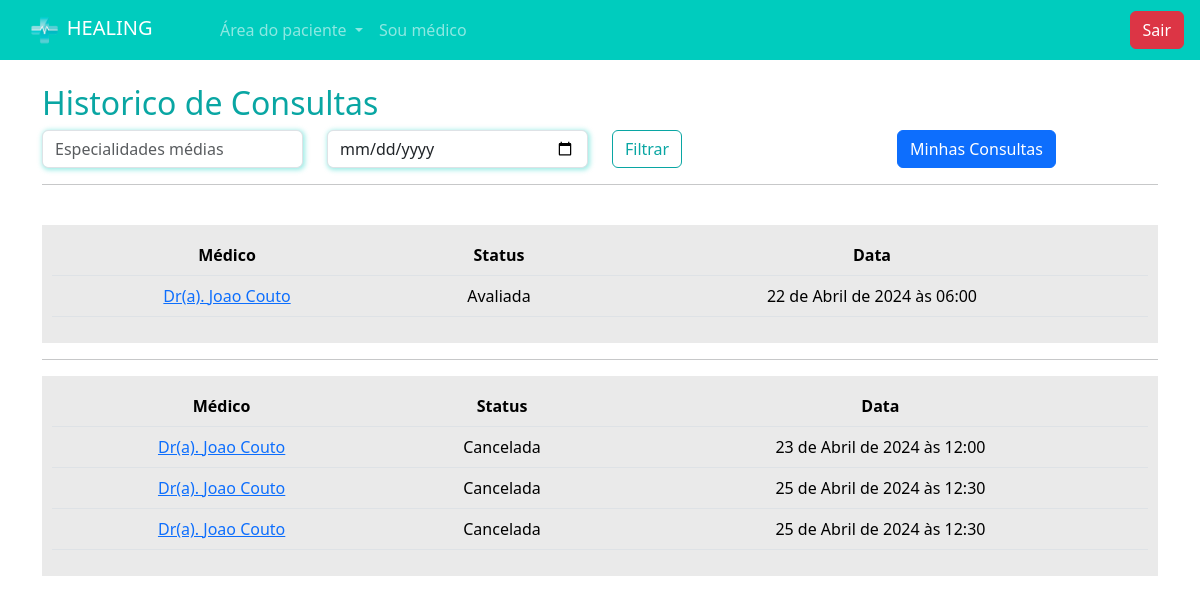
The app's page /pacientes/hisrorico_consultas/ (signed in) with its own data.
### paciente/models.py (models this page shows, shortened)
class Consulta(models.Model):
    status_choices = (
        ('A', 'Agendada'),
        ('F', 'Finalizada'),
        ('C', 'Cancelada'),
        ('I', 'Iniciada'),
        ('S', 'Avaliada')
    )
    paciente = models.ForeignKey(User, on_delete=models.DO_NOTHING)
    data_aberta = models.ForeignKey(DatasAbertas, on_delete=models.DO_NOTHING)
    status = models.CharField(max_length=1, choices=status_choices, default='A')
    link = models.URLField(null=True, blank=True)

### medico/models.py (models this page shows, shortened)
class DatasAbertas(models.Model):
    data = models.DateTimeField()
    user = models.ForeignKey(User, on_delete=models.DO_NOTHING)
    agendado = models.BooleanField(default=False)

### paciente/views.py (the view)
def hisrorico_consultas(request):
    if request.method == "GET":
        consultas_anteriores = Consulta.objects.filter(paciente=request.user).filter(status='F' and 'S').order_by('data_aberta__data')
        consultas_anteriores_c = Consulta.objects.filter(paciente=request.user).filter(status='C').order_by('data_aberta__data')
        return render(request, 'historico_consultas.html', {'consultas_anteriores': consultas_anteriores, 'consultas_anteriores_c': consultas_anteriores_c, 'is_medico': is_medico(request.user)})

### medico/models.py (called while the page is built)
def is_medico(user):
    return DadosMedico.objects.filter(user=user).exists()

### paciente/templates/historico_consultas.html
{% extends "base.html" %}
{% load static %}
{% block 'head' %}
    <link rel="stylesheet" href="{% static 'medicos/css/abrir_horario.css' %}">
    <link rel="stylesheet" href="{% static 'usuarios/css/usuarios.css' %}">
    <link rel="stylesheet" href="{% static 'medicos/css/cadastro_medico.css' %}">
    <link rel="stylesheet" href="{% static 'pacientes/css/home.css' %}">
    <link rel="stylesheet" href="https://cdn.jsdelivr.net/npm/bootstrap-icons@1.11.3/font/bootstrap-icons.min.css">
{% endblock 'head' %}
{% block 'body' %}
    {% include "partials/navbar.html" %}
    <div class="container">
        <br>
        <h2><span class="color-dark">Historico de Consultas</span></h2>
        <div class="row">
            <div class="col-md">
                <input type="text" name="especialidades" id="" class="form-control shadow-main-color" placeholder="Especialidades médias">
            </div>
            <div class="col-md">
                <input type="date" name="data" id="" class="form-control shadow-main-color" placeholder="Data da consulta">
            </div>
            <div class="col-md">
                <input type="submit" value="Filtrar" class="btn btn-dark-color-outline">
            </div>
            <div class="col-md">
                <a href="{% url 'minhas_consultas' %}" class="btn btn-primary" >Minhas Consultas</a>
            </div>
        </div>
        <hr>
        <br>
        <div class="list-minhas-consultas">
            <table class="table">
                <thead>
                  <tr>
                    <th scope="col">Médico</th>
                    <th scope="col">Status</th>
                    <th scope="col">Data</th>
                  </tr>
                </thead>
                <tbody>
                    {% for consulta in consultas_anteriores  %}
                        <tr>
                            <td><a href="{% url 'consulta' consulta.id %}">Dr(a). {{consulta.data_aberta.user.get_full_name}}</a></td>
                            <td>{{consulta.get_status_display}}</td>
                            <td>{{consulta.data_aberta.data}}</td>
                        </tr>
                    {% endfor %}
                </tbody>
              </table>
        </div>
        <hr>
        <div class="list-minhas-consultas">
            <table class="table">
                <thead>
                  <tr>
                    <th scope="col">Médico</th>
                    <th scope="col">Status</th>
                    <th scope="col">Data</th>
                  </tr>
                </thead>
                <tbody>
                    {% for consulta in consultas_anteriores_c  %}
                        <tr>
                            <td><a href="{% url 'consulta' consulta.id %}">Dr(a). {{consulta.data_aberta.user.get_full_name}}</a></td>
                            <td>{{consulta.get_status_display}}</td>
                            <td>{{consulta.data_aberta.data}}</td>
                        </tr>
                    {% endfor %}
                </tbody>
              </table>
        </div>
    </div>
{% endblock 'body' %}

### templates/static/geral/css/base.css (style rules this page uses)
:root { --main-color: #00CCBE; --dark-color: #09A6A3; --contrast-color: #FFD686; }
.color-dark { color: var(--dark-color); }

### templates/static/usuarios/css/usuarios.css (style rules this page uses)
.btn-dark-color-outline { border: 1px solid var(--dark-color); color: var(--dark-color) }

### templates/static/medicos/css/cadastro_medico.css (style rules this page uses)
.shadow-main-color { box-shadow: 1px 1px 5px 1px rgba(0, 204, 190,.4); }

### templates/static/pacientes/css/home.css (style rules this page uses)
table { border-collapse: collapse !important; width: 100%; }
th, td { padding: 8px; text-align: center; background-color: #EAEAEA !important; }
th { background-color: #EAEAEA; }
.list-minhas-consultas { background-color: #EAEAEA; padding: 10px; }

### records on screen
Consulta: data_aberta.user.get_full_name "Joao Couto", status "Avaliada", data_aberta.data "22 de Abril de 2024 às 06:00"
Consulta: data_aberta.user.get_full_name "Joao Couto", status "Cancelada", data_aberta.data "23 de Abril de 2024 às 12:00"
Consulta: data_aberta.user.get_full_name "Joao Couto", status "Cancelada", data_aberta.data "25 de Abril de 2024 às 12:30"
Consulta: data_aberta.user.get_full_name "Joao Couto", status "Cancelada", data_aberta.data "25 de Abril de 2024 às 12:30"
